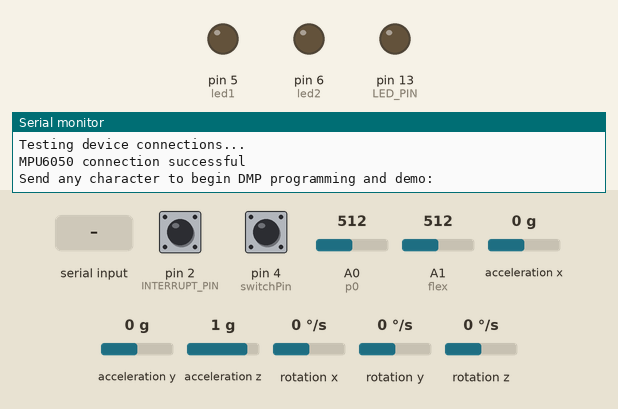
Simulated run of this sketch. Board: Arduino Uno, built with avr-gcc and run on an emulated ATmega328P. Shown: output pins drawn as LEDs (lit = HIGH), the last lines printed to the serial monitor. Dashed ring = blinking. The inputs (shaded band) are chosen by the test bench; at power-on: pin 4 (switchPin) LOW, rotation z 0 °/s, A0 (p0) = 512, pin 2 (INTERRUPT_PIN) LOW, A1 (flex) = 512, acceleration x 0 g, acceleration y 0 g, acceleration z 1 g, rotation x 0 °/s, rotation y 0 °/s. The sensor or clock chip raises its interrupt line as the real part does.

Above: at 0.9 s.
1.0 s: "1" received over Serial
At 1.62 s:
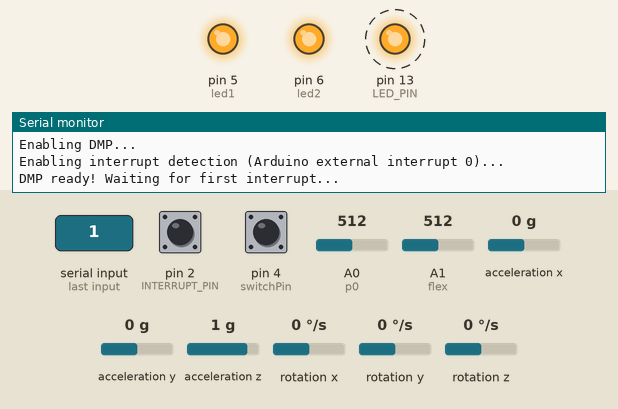
4.0 s: pin 4 (switchPin) pulled HIGH for 0.15 s
At 4.32 s:
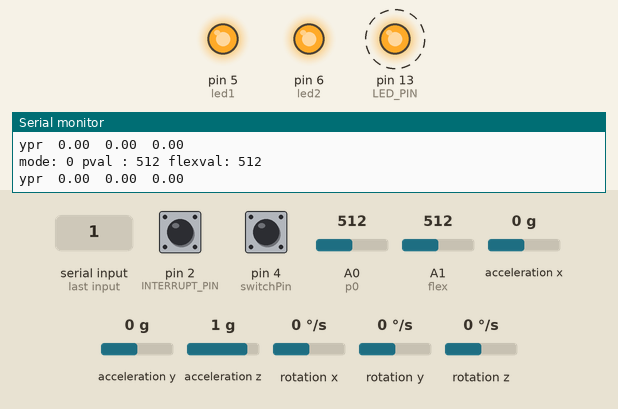
7.0 s: rotation z set to -192 °/s
10.0 s: A0 (p0) set to 108
13.0 s: A0 (p0) set to 92
16.0 s: pin 4 (switchPin) pulled HIGH for 0.15 s
At 16.18 s:
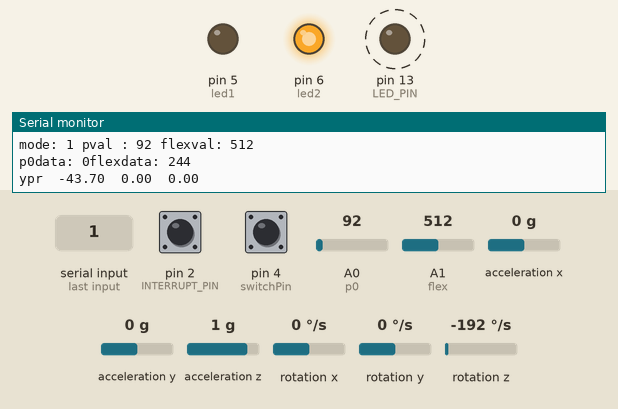
Timing chart, 0 to 20.0 s (numbered marks = the images above; inputs shaded):
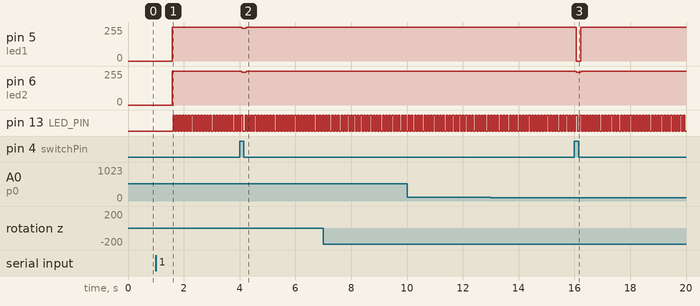

The sketch:

prototype_1.ino
```cpp
#include <stdbool.h>
//for IMU
#include "I2Cdev.h"
#include "MPU6050_6Axis_MotionApps20.h"

#define p0 A0
#define flex A1
#define led1 5
#define led2 6
#define switchPin 4


int p0val;
int p0Range[] = {255, 0};
int flexval;
int flexRange[] = {255, 0};
bool mode = 0;

//IMU
MPU6050 mpu;
#define OUTPUT_READABLE_YAWPITCHROLL
#define INTERRUPT_PIN 2
#define LED_PIN 13
bool blinkState = false;
bool dmpReady = false;  // set true if DMP init was successful
uint8_t mpuIntStatus;   // holds actual interrupt status byte from MPU
uint8_t devStatus;      // return status after each device operation (0 = success, !0 = error)
uint16_t packetSize;    // expected DMP packet size (default is 42 bytes)
uint16_t fifoCount;     // count of all bytes currently in FIFO
uint8_t fifoBuffer[64]; // FIFO storage buffer

Quaternion q;           // [w, x, y, z]         quaternion container
VectorInt16 aa;         // [x, y, z]            accel sensor measurements
VectorInt16 aaReal;     // [x, y, z]            gravity-free accel sensor measurements
VectorInt16 aaWorld;    // [x, y, z]            world-frame accel sensor measurements
VectorFloat gravity;    // [x, y, z]            gravity vector
float euler[3];         // [psi, theta, phi]    Euler angle container
float ypr[3];           // [yaw, pitch, roll]   yaw/pitch/roll container and gravity vector

volatile bool mpuInterrupt = false;     // indicates whether MPU interrupt pin has gone high
void dmpDataReady() {
    mpuInterrupt = true;
}

void setup()
{
  Serial.begin(9600);
  pinMode(led1, OUTPUT);
  pinMode(led2, OUTPUT);
  pinMode(switchPin, INPUT);

  #if I2CDEV_IMPLEMENTATION == I2CDEV_ARDUINO_WIRE
        Wire.begin();
        Wire.setClock(400000); // 400kHz I2C clock. Comment this line if having compilation difficulties
    #elif I2CDEV_IMPLEMENTATION == I2CDEV_BUILTIN_FASTWIRE
        Fastwire::setup(400, true);
    #endif

       while (!Serial);
   Serial.println(F("Initializing I2C devices..."));
    mpu.initialize();
    pinMode(INTERRUPT_PIN, INPUT);

    // verify connection
    Serial.println(F("Testing device connections..."));
    Serial.println(mpu.testConnection() ? F("MPU6050 connection successful") : F("MPU6050 connection failed"));

    // wait for ready
    Serial.println(F("\nSend any character to begin DMP programming and demo: "));
    while (Serial.available() && Serial.read()); // empty buffer
    while (!Serial.available());                 // wait for data
    while (Serial.available() && Serial.read()); // empty buffer again

    // load and configure the DMP
    Serial.println(F("Initializing DMP..."));
    devStatus = mpu.dmpInitialize();

    // supply your own gyro offsets here, scaled for min sensitivity
    mpu.setXGyroOffset(220);
    mpu.setYGyroOffset(76);
    mpu.setZGyroOffset(-85);
    mpu.setZAccelOffset(1788); // 1688 factory default for my test chip

    // make sure it worked (returns 0 if so)
    if (devStatus == 0) {
        // Calibration Time: generate offsets and calibrate our MPU6050
        mpu.CalibrateAccel(6);
        mpu.CalibrateGyro(6);
        mpu.PrintActiveOffsets();
        // turn on the DMP, now that it's ready
        Serial.println(F("Enabling DMP..."));
        mpu.setDMPEnabled(true);

        // enable Arduino interrupt detection
        Serial.print(F("Enabling interrupt detection (Arduino external interrupt "));
        Serial.print(digitalPinToInterrupt(INTERRUPT_PIN));
        Serial.println(F(")..."));
        attachInterrupt(digitalPinToInterrupt(INTERRUPT_PIN), dmpDataReady, RISING);
        mpuIntStatus = mpu.getIntStatus();

        // set our DMP Ready flag so the main loop() function knows it's okay to use it
        Serial.println(F("DMP ready! Waiting for first interrupt..."));
        dmpReady = true;

        // get expected DMP packet size for later comparison
        packetSize = mpu.dmpGetFIFOPacketSize();
    } else {
        // ERROR!
        // 1 = initial memory load failed
        // 2 = DMP configuration updates failed
        // (if it's going to break, usually the code will be 1)
        Serial.print(F("DMP Initialization failed (code "));
        Serial.print(devStatus);
        Serial.println(F(")"));
    }

    // configure LED for output
    pinMode(LED_PIN, OUTPUT);


}
void loop()
{
  mode = digitalRead(switchPin);
  Serial.print("mode: ");
Serial.print(mode);
Serial.print(" pval : ");
Serial.print(p0val);
Serial.print(" flexval: ");
Serial.println(flexval);


  readSensors();
  if(mode == 0){
    calibrate();
  }

  if(mode == 1){
  //
 feedback();

    }
  if (!dmpReady) return;
   if (mpu.dmpGetCurrentFIFOPacket(fifoBuffer)) {

    #ifdef OUTPUT_READABLE_YAWPITCHROLL
            // display Euler angles in degrees
            mpu.dmpGetQuaternion(&q, fifoBuffer);
            mpu.dmpGetGravity(&gravity, &q);
            mpu.dmpGetYawPitchRoll(ypr, &q, &gravity);
            Serial.print("ypr\t");
            Serial.print(ypr[0] * 180/M_PI);
            Serial.print("\t");
            Serial.print(ypr[1] * 180/M_PI);
            Serial.print("\t");
            Serial.println(ypr[2] * 180/M_PI);
        #endif
     blinkState = !blinkState;
        digitalWrite(LED_PIN, blinkState);

    }

}

void calibrate() {
  //calibrate bounds of each sensor

  digitalWrite(led1, HIGH);
  digitalWrite(led2, HIGH);

  if (p0val <= p0Range[0]) {
    p0Range[0] = p0val;
  }
  if (p0val >= p0Range[1]) {
    p0Range[1] = p0val;
  }

  if (flexval <= flexRange[0]) {
    flexRange[0] = flexval;
  }
  if (flexval >= flexRange[1]) {
    flexRange[1] = flexval;
  }
}

void feedback() {
  int p0data = map(p0val, p0Range[0], p0Range[1], 0, 244);
  int flexdata = map(flexval, flexRange[0], flexRange[1], 0, 244);
  //Serial.println(p0data);
  analogWrite(led1, p0data);


  analogWrite(led2, flexdata);

  Serial.print("p0data: ");
Serial.print(p0data);
Serial.print("flexdata: ");
Serial.println(flexdata);
}

void readSensors() {
  p0val = analogRead(p0);
  flexval = analogRead(flex);

}
```

Measured:
- after the input at 1.0 s, pin 5 (led1), pin 6 (led2): 0/255 → 255/255 after 0.59 s; pin 13 (LED_PIN): alternates HIGH for 0.06 s and LOW for 0.06 s, starting after 0.61 s
- after the input at 4.0 s, pin 5 (led1), pin 6 (led2): 255/255 → 244/255 after 0.07 s, → 255/255 0.16 s later
- after the input at 16.0 s, pin 5 (led1): 255/255 → 0/255 after 0.07 s, → 255/255 0.16 s later; pin 6 (led2): 255/255 → 244/255 after 0.07 s, → 255/255 0.16 s later
